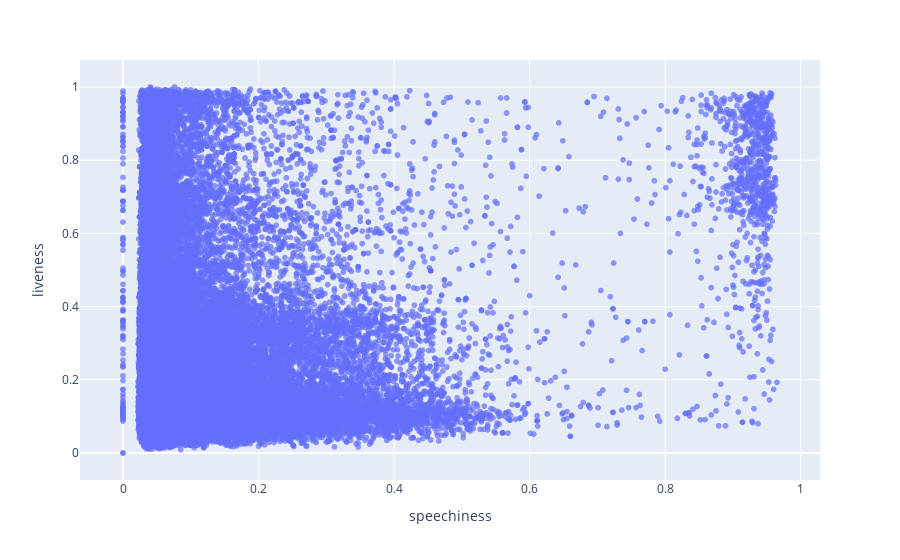

The notebook cell saved with this chart:
### Code cell
px.scatter(df, x = df['speechiness'], y = df['liveness'], opacity=0.7)

### Figure 1 — Plotly figure (JSON) as saved in the notebook; plotly's stock layout.template omitted (floating-point values rounded to 4 significant figures; data arrays with more than 128 entries replaced by an {"elided": "..."} marker saying what was removed)
{"data": [{"hovertemplate": "speechiness=%{x}<br>liveness=%{y}<extra></extra>", "legendgroup": "", "marker": {"color": "#636efa", "opacity": 0.7, "symbol": "circle"}, "mode": "markers", "name": "", "showlegend": false, "type": "scattergl", "x": {"elided": "114000 float values"}, "xaxis": "x", "y": {"elided": "114000 float values"}, "yaxis": "y"}], "layout": {"legend": {"tracegroupgap": 0}, "margin": {"t": 60}, "xaxis": {"anchor": "y", "domain": [0, 1], "title": {"text": "speechiness"}}, "yaxis": {"anchor": "x", "domain": [0, 1], "title": {"text": "liveness"}}}}
